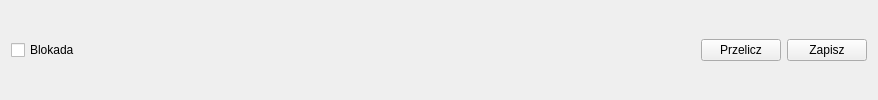
       <widget class="QWidget" name="widget_29" native="true">
        <layout class="QHBoxLayout" name="horizontalLayout_21">
         <item>
          <widget class="QCheckBox" name="check_blokada">
           <property name="text">
            <string>Blokada</string>
           </property>
          </widget>
         </item>
         <item>
          <spacer name="horizontalSpacer_19">
           <property name="orientation">
            <enum>Qt::Horizontal</enum>
           </property>
           <property name="sizeHint" stdset="0">
            <size>
             <width>589</width>
             <height>20</height>
            </size>
           </property>
          </spacer>
         </item>
         <item>
          <widget class="QLabel" name="lab_dot_eksport_enova_prod">
           <property name="minimumSize">
            <size>
             <width>20</width>
             <height>20</height>
            </size>
           </property>
           <property name="maximumSize">
            <size>
             <width>20</width>
             <height>20</height>
            </size>
           </property>
           <property name="text">
            <string/>
           </property>
           <property name="pixmap">
            <pixmap resource="../icon.qrc">:/icon/img/svg_icons/dot_red.svg</pixmap>
           </property>
           <property name="alignment">
            <set>Qt::AlignCenter</set>
           </property>
          </widget>
         </item>
         <item>
          <widget class="QPushButton" name="btn_przelicz">
           <property name="text">
            <string>Przelicz</string>
           </property>
          </widget>
         </item>
         <item>
          <widget class="QPushButton" name="btn_zapisz">
           <property name="text">
            <string>Zapisz</string>
           </property>
          </widget>
         </item>
        </layout>
       </widget>
